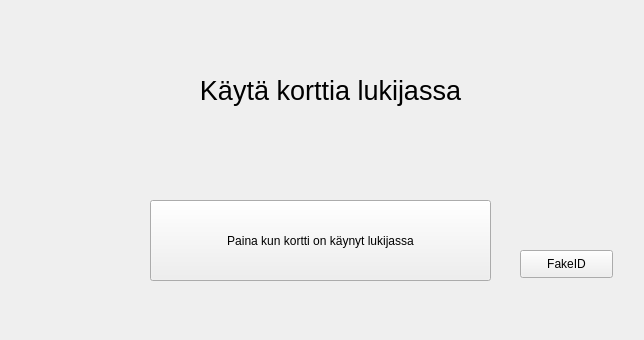
<?xml version="1.0" encoding="UTF-8"?>
<ui version="4.0">
 <class>korttipls</class>
 <widget class="QWidget" name="korttipls">
  <property name="geometry">
   <rect>
    <x>0</x>
    <y>0</y>
    <width>644</width>
    <height>340</height>
   </rect>
  </property>
  <property name="windowTitle">
   <string>Form</string>
  </property>
  <widget class="QLabel" name="label">
   <property name="geometry">
    <rect>
     <x>110</x>
     <y>20</y>
     <width>441</width>
     <height>141</height>
    </rect>
   </property>
   <property name="font">
    <font>
     <pointsize>20</pointsize>
    </font>
   </property>
   <property name="text">
    <string>Käytä korttia lukijassa</string>
   </property>
   <property name="alignment">
    <set>Qt::AlignCenter</set>
   </property>
  </widget>
  <widget class="QPushButton" name="pushButtonfake">
   <property name="geometry">
    <rect>
     <x>520</x>
     <y>250</y>
     <width>93</width>
     <height>28</height>
    </rect>
   </property>
   <property name="text">
    <string>FakeID</string>
   </property>
  </widget>
  <widget class="QPushButton" name="pushButton">
   <property name="geometry">
    <rect>
     <x>150</x>
     <y>200</y>
     <width>341</width>
     <height>81</height>
    </rect>
   </property>
   <property name="text">
    <string>Paina kun kortti on käynyt lukijassa</string>
   </property>
  </widget>
 </widget>
 <resources/>
 <connections/>
</ui>
